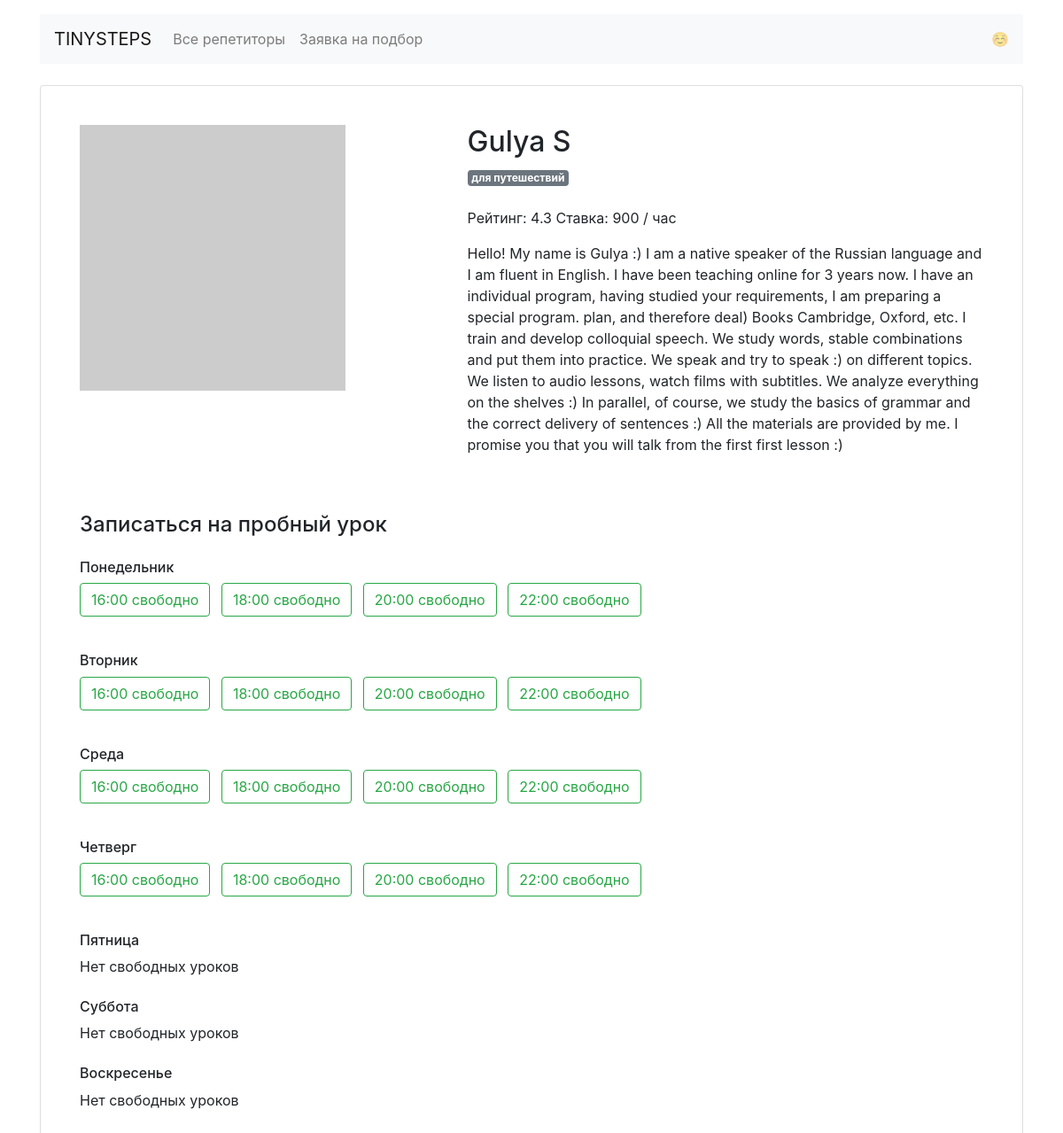
Page /profiles/5/ on the committed database.
### app.py (models this page shows)
class Teacher(db.Model):
    __tablename__ = 'teacher'
    id = db.Column(db.Integer, primary_key=True)
    name = db.Column(db.String(80), nullable=False)
    about = db.Column(db.Text, nullable=False)
    rating = db.Column(db.Float)
    picture = db.Column(db.String(80), unique=True, nullable=False)
    price = db.Column(db.Integer, nullable=False)
    goals = db.Column(db.String, nullable=False)
    free = db.Column(db.String, nullable=False)
    bookings = db.relationship('Booking',  back_populates="teacher")

### app.py (the view)
@app.route('/profiles/<int:teacher_id>/')
def teacher_profile(teacher_id):
    teacher = db.session.query(Teacher).get_or_404(teacher_id)
    teacher_goals = [GOALS[x] for x in eval(teacher.goals)] # получаем список целей учителя по коду цели
    days = eval(teacher.free) # преобазуем свободные даты для занятий из строки в словарь
    free_days = {}
    for day in days.keys():
        free_days[day] = all(x is False for x in days[day].values())
    return render_template('profile.html', teacher=teacher,
                           goals=teacher_goals, days=days,
                           free_days=free_days)

### templates/profile.html (shortened to what this page needs)
{% extends 'base.html' %}
{% block content %}
  <main class="container mt-3">
    <div class="card my-4 mx-auto">
      <div class="card-body m-2 m-md-4">
        <article class="row">
          <div class="col-5"><img src="{{ teacher.picture }}" class="img-fluid" alt=""></div>
          <div class="col-7">
            <section class="teacher=info">
              <h1 class="h2">{{ teacher.name }}</h1>
              <a>{% for goal in goals %}<span class="badge badge-secondary mr-2 mb-4">{{ goal.desc }}</span>{% endfor %}</a>
              <p>Рейтинг: {{ teacher.rating }} Ставка: {{ teacher.price }} / час</p>
              <p>{{ teacher.about }}</p>
            </section>
          </div>
            <section class="available col-12">
              <h4 class="mb-4 mt-5">Записаться на пробный урок</h4>
              <h6 class="mt-4">Понедельник</h6>
              {% if free_days.mon %}
                <p>Нет свободных уроков</p>
              {% else %}
                {% for time in days.mon.items() %}
                    {% with lesson_time=time.0.split(':').0 %}
                      {% if time.1 %}
                        <a href="/booking/{{ teacher.id }}/mon/{{ lesson_time }}/" class="btn btn-outline-success mr-2 mb-3">{{ time.0 }} свободно</a>
                      {% endif %}
                    {% endwith %}
                {% endfor %}
              {% endif %}
              <h6 class="mt-4">Вторник</h6>
              {% if free_days.tue %}
                <p>Нет свободных уроков</p>
              {% else %}
                {% for time in days.tue.items() %}
                  {% with lesson_time=time.0.split(':').0 %}
                    {% if time.1 %}
                      <a href="/booking/{{ teacher.id }}/tue/{{ lesson_time }}/" class="btn btn-outline-success mr-2 mb-3">{{ time.0 }} свободно</a>
                    {% endif %}
                  {% endwith %}
                {% endfor %}
              {% endif %}
              <h6 class="mt-4">Среда</h6>
              {% if free_days.wed %}
                <p>Нет свободных уроков</p>
              {% else %}
                {% for time in days.wed.items() %}
                  {% with lesson_time=time.0.split(':').0 %}
                    {% if time.1 %}
                      <a href="/booking/{{ teacher.id }}/wed/{{ lesson_time }}/" class="btn btn-outline-success mr-2 mb-3">{{ time.0 }} свободно</a>
                    {% endif %}
                  {% endwith %}
                {% endfor %}
              {% endif %}
              <h6 class="mt-4">Четверг</h6>
              {% if free_days.thu %}
                <p>Нет свободных уроков</p>
              {% else %}
                {% for time in days.thu.items() %}
                  {% with lesson_time=time.0.split(':').0 %}
                    {% if time.1 %}
                      <a href="/booking/{{ teacher.id }}/thu/{{ lesson_time }}/" class="btn btn-outline-success mr-2 mb-3">{{ time.0 }} свободно</a>
                    {% endif %}
                  {% endwith %}
                {% endfor %}
              {% endif %}
              <h6 class="mt-4">Пятница</h6>
              {% if free_days.fri %}
                <p>Нет свободных уроков</p>
              {% endif %}
              <h6 class="mt-4">Суббота</h6>
              {% if free_days.sat %}
                <p>Нет свободных уроков</p>
              {% endif %}
              <h6 class="mt-4">Воскресенье</h6>
              {% if free_days.sun %}
                <p>Нет свободных уроков</p>
              {% endif %}
            </section>
          </div>
      </div>
  </main>
{% endblock %}

### rows in the picture
Teacher: name "Gulya S", rating "4.3", price "900", about "Hello! My name is Gulya :) I am a native speaker of the Russian language and I am fluent in English. I have been teaching online for 3 years now. I have an individual program, having studied your requirements, I am preparing a special program. plan, and therefore deal) Books Cambridge, Oxford, etc. I train and develop colloquial speech. We study words, stable combinations and put them into practice. We speak and try to speak :) on different topics. We listen to audio lessons, watch films with subtitles. We analyze everything on the shelves :) In parallel, of course, we study the basics of grammar and the correct delivery of sentences :) All the materials are provided by me. I promise you…"

### other values in the picture
{{ goal.desc }} "для путешествий"
{{ time.0 }} "16:00" "18:00" "20:00" "22:00"
